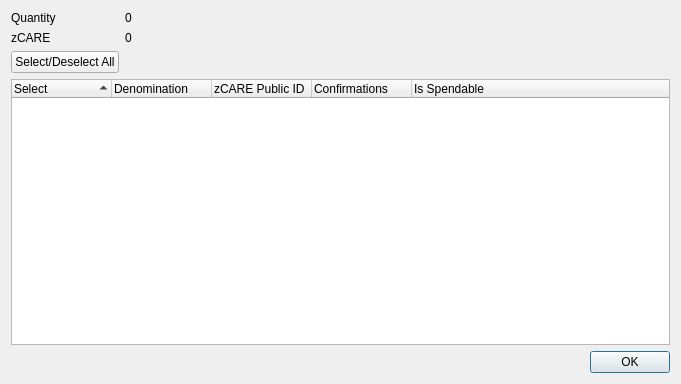
<?xml version="1.0" encoding="UTF-8"?>
<ui version="4.0">
 <class>ZCarebitCoinControlDialog</class>
 <widget class="QDialog" name="ZCarebitCoinControlDialog">
  <property name="geometry">
   <rect>
    <x>0</x>
    <y>0</y>
    <width>681</width>
    <height>384</height>
   </rect>
  </property>
  <property name="minimumSize">
   <size>
    <width>681</width>
    <height>384</height>
   </size>
  </property>
  <property name="windowTitle">
   <string>Select zCARE to Spend</string>
  </property>
  <layout class="QGridLayout" name="gridLayout">
   <item row="0" column="0">
    <layout class="QFormLayout" name="formLayout">
     <property name="sizeConstraint">
      <enum>QLayout::SetDefaultConstraint</enum>
     </property>
     <item row="0" column="0">
      <widget class="QLabel" name="labelQuantity">
       <property name="text">
        <string>Quantity</string>
       </property>
      </widget>
     </item>
     <item row="0" column="1">
      <widget class="QLabel" name="labelQuantity_int">
       <property name="text">
        <string>0</string>
       </property>
      </widget>
     </item>
     <item row="1" column="0">
      <widget class="QLabel" name="labelZCarebitCoin">
       <property name="text">
        <string>zCARE</string>
       </property>
      </widget>
     </item>
     <item row="1" column="1">
      <widget class="QLabel" name="labelZCarebitCoin_int">
       <property name="text">
        <string>0</string>
       </property>
      </widget>
     </item>
     <item row="2" column="0">
      <widget class="QPushButton" name="pushButtonAll">
       <property name="text">
        <string>Select/Deselect All</string>
       </property>
      </widget>
     </item>
    </layout>
   </item>
   <item row="1" column="0">
    <layout class="QVBoxLayout" name="verticalLayout">
     <item>
      <widget class="QTreeWidget" name="treeWidget">
       <property name="minimumSize">
        <size>
         <width>0</width>
         <height>250</height>
        </size>
       </property>
       <property name="alternatingRowColors">
        <bool>true</bool>
       </property>
       <property name="sortingEnabled">
        <bool>true</bool>
       </property>
       <property name="columnCount">
        <number>5</number>
       </property>
       <attribute name="headerDefaultSectionSize">
        <number>100</number>
       </attribute>
       <column>
        <property name="text">
         <string notr="true">Select</string>
        </property>
       </column>
       <column>
        <property name="text">
         <string notr="true">Denomination</string>
        </property>
       </column>
       <column>
        <property name="text">
         <string notr="true">zCARE Public ID</string>
        </property>
       </column>
       <column>
        <property name="text">
         <string notr="true">Confirmations</string>
        </property>
       </column>
       <column>
        <property name="text">
         <string>Is Spendable</string>
        </property>
       </column>
      </widget>
     </item>
     <item>
      <widget class="QDialogButtonBox" name="buttonBox">
       <property name="orientation">
        <enum>Qt::Horizontal</enum>
       </property>
       <property name="standardButtons">
        <set>QDialogButtonBox::Ok</set>
       </property>
      </widget>
     </item>
    </layout>
   </item>
  </layout>
 </widget>
 <resources/>
 <connections>
  <connection>
   <sender>buttonBox</sender>
   <signal>accepted()</signal>
   <receiver>ZCarebitCoinControlDialog</receiver>
   <slot>accept()</slot>
   <hints>
    <hint type="sourcelabel">
     <x>248</x>
     <y>254</y>
    </hint>
    <hint type="destinationlabel">
     <x>157</x>
     <y>274</y>
    </hint>
   </hints>
  </connection>
  <connection>
   <sender>buttonBox</sender>
   <signal>rejected()</signal>
   <receiver>ZCarebitCoinControlDialog</receiver>
   <slot>reject()</slot>
   <hints>
    <hint type="sourcelabel">
     <x>316</x>
     <y>260</y>
    </hint>
    <hint type="destinationlabel">
     <x>286</x>
     <y>274</y>
    </hint>
   </hints>
  </connection>
 </connections>
</ui>
